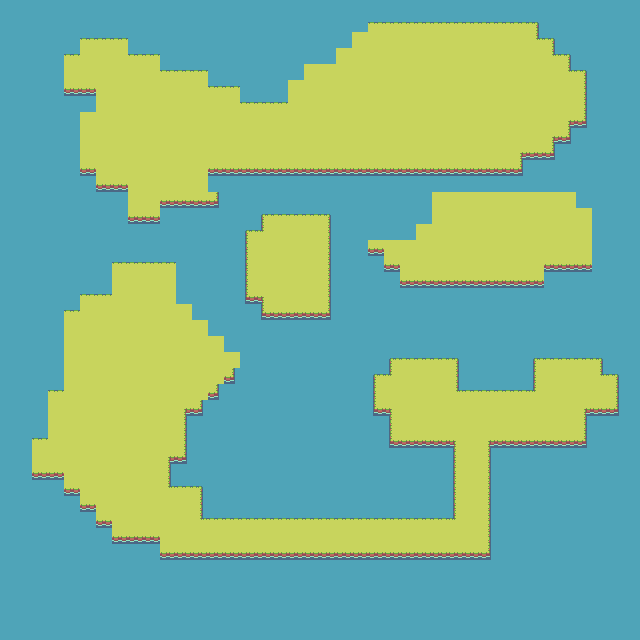

This game map was drawn from its Tiled (.tmx) file and the tilesets committed beside it. A one-line description and the full map source follow:
An orthogonal 40x40 tile map with 16x16 px tiles, 2 tile layers (bg, floor).

<map version="1.2" tiledversion="1.3.4" orientation="orthogonal" renderorder="right-down" width="40" height="40" tilewidth="16" tileheight="16" infinite="0" nextlayerid="3" nextobjectid="1">
 <tileset firstgid="1" name="grass" tilewidth="16" tileheight="16" tilecount="20" columns="5">
  <image source="TS_Grass_Water.png" width="80" height="64" />
 </tileset>
 <layer id="1" name="bg" width="40" height="40">
  <data encoding="csv">
2,2,2,2,2,2,2,2,2,2,2,2,2,2,2,2,2,2,2,2,2,2,2,2,2,2,2,2,2,2,2,2,2,2,2,2,2,2,2,2,
2,2,2,2,2,2,2,2,2,2,2,2,2,2,2,2,2,2,2,2,2,2,2,2,2,2,2,2,2,2,2,2,2,2,2,2,2,2,2,2,
2,2,2,2,2,2,2,2,2,2,2,2,2,2,2,2,2,2,2,2,2,2,2,2,2,2,2,2,2,2,2,2,2,2,2,2,2,2,2,2,
2,2,2,2,2,2,2,2,2,2,2,2,2,2,2,2,2,2,2,2,2,2,2,2,2,2,2,2,2,2,2,2,2,2,2,2,2,2,2,2,
2,2,2,2,2,2,2,2,2,2,2,2,2,2,2,2,2,2,2,2,2,2,2,2,2,2,2,2,2,2,2,2,2,2,2,2,2,2,2,2,
2,2,2,2,2,2,2,2,2,2,2,2,2,2,2,2,2,2,2,2,2,2,2,2,2,2,2,2,2,2,2,2,2,2,2,2,2,2,2,2,
2,2,2,2,2,2,2,2,2,2,2,2,2,2,2,2,2,2,2,2,2,2,2,2,2,2,2,2,2,2,2,2,2,2,2,2,2,2,2,2,
2,2,2,2,2,2,2,2,2,2,2,2,2,2,2,2,2,2,2,2,2,2,2,2,2,2,2,2,2,2,2,2,2,2,2,2,2,2,2,2,
2,2,2,2,2,2,2,2,2,2,2,2,2,2,2,2,2,2,2,2,2,2,2,2,2,2,2,2,2,2,2,2,2,2,2,2,2,2,2,2,
2,2,2,2,2,2,2,2,2,2,2,2,2,2,2,2,2,2,2,2,2,2,2,2,2,2,2,2,2,2,2,2,2,2,2,2,2,2,2,2,
2,2,2,2,2,2,2,2,2,2,2,2,2,2,2,2,2,2,2,2,2,2,2,2,2,2,2,2,2,2,2,2,2,2,2,2,2,2,2,2,
2,2,2,2,2,2,2,2,2,2,2,2,2,2,2,2,2,2,2,2,2,2,2,2,2,2,2,2,2,2,2,2,2,2,2,2,2,2,2,2,
2,2,2,2,2,2,2,2,2,2,2,2,2,2,2,2,2,2,2,2,2,2,2,2,2,2,2,2,2,2,2,2,2,2,2,2,2,2,2,2,
2,2,2,2,2,2,2,2,2,2,2,2,2,2,2,2,2,2,2,2,2,2,2,2,2,2,2,2,2,2,2,2,2,2,2,2,2,2,2,2,
2,2,2,2,2,2,2,2,2,2,2,2,2,2,2,2,2,2,2,2,2,2,2,2,2,2,2,2,2,2,2,2,2,2,2,2,2,2,2,2,
2,2,2,2,2,2,2,2,2,2,2,2,2,2,2,2,2,2,2,2,2,2,2,2,2,2,2,2,2,2,2,2,2,2,2,2,2,2,2,2,
2,2,2,2,2,2,2,2,2,2,2,2,2,2,2,2,2,2,2,2,2,2,2,2,2,2,2,2,2,2,2,2,2,2,2,2,2,2,2,2,
2,2,2,2,2,2,2,2,2,2,2,2,2,2,2,2,2,2,2,2,2,2,2,2,2,2,2,2,2,2,2,2,2,2,2,2,2,2,2,2,
2,2,2,2,2,2,2,2,2,2,2,2,2,2,2,2,2,2,2,2,2,2,2,2,2,2,2,2,2,2,2,2,2,2,2,2,2,2,2,2,
2,2,2,2,2,2,2,2,2,2,2,2,2,2,2,2,2,2,2,2,2,2,2,2,2,2,2,2,2,2,2,2,2,2,2,2,2,2,2,2,
2,2,2,2,2,2,2,2,2,2,2,2,2,2,2,2,2,2,2,2,2,2,2,2,2,2,2,2,2,2,2,2,2,2,2,2,2,2,2,2,
2,2,2,2,2,2,2,2,2,2,2,2,2,2,2,2,2,2,2,2,2,2,2,2,2,2,2,2,2,2,2,2,2,2,2,2,2,2,2,2,
2,2,2,2,2,2,2,2,2,2,2,2,2,2,2,2,2,2,2,2,2,2,2,2,2,2,2,2,2,2,2,2,2,2,2,2,2,2,2,2,
2,2,2,2,2,2,2,2,2,2,2,2,2,2,2,2,2,2,2,2,2,2,2,2,2,2,2,2,2,2,2,2,2,2,2,2,2,2,2,2,
2,2,2,2,2,2,2,2,2,2,2,2,2,2,2,2,2,2,2,2,2,2,2,2,2,2,2,2,2,2,2,2,2,2,2,2,2,2,2,2,
2,2,2,2,2,2,2,2,2,2,2,2,2,2,2,2,2,2,2,2,2,2,2,2,2,2,2,2,2,2,2,2,2,2,2,2,2,2,2,2,
2,2,2,2,2,2,2,2,2,2,2,2,2,2,2,2,2,2,2,2,2,2,2,2,2,2,2,2,2,2,2,2,2,2,2,2,2,2,2,2,
2,2,2,2,2,2,2,2,2,2,2,2,2,2,2,2,2,2,2,2,2,2,2,2,2,2,2,2,2,2,2,2,2,2,2,2,2,2,2,2,
2,2,2,2,2,2,2,2,2,2,2,2,2,2,2,2,2,2,2,2,2,2,2,2,2,2,2,2,2,2,2,2,2,2,2,2,2,2,2,2,
2,2,2,2,2,2,2,2,2,2,2,2,2,2,2,2,2,2,2,2,2,2,2,2,2,2,2,2,2,2,2,2,2,2,2,2,2,2,2,2,
2,2,2,2,2,2,2,2,2,2,2,2,2,2,2,2,2,2,2,2,2,2,2,2,2,2,2,2,2,2,2,2,2,2,2,2,2,2,2,2,
2,2,2,2,2,2,2,2,2,2,2,2,2,2,2,2,2,2,2,2,2,2,2,2,2,2,2,2,2,2,2,2,2,2,2,2,2,2,2,2,
2,2,2,2,2,2,2,2,2,2,2,2,2,2,2,2,2,2,2,2,2,2,2,2,2,2,2,2,2,2,2,2,2,2,2,2,2,2,2,2,
2,2,2,2,2,2,2,2,2,2,2,2,2,2,2,2,2,2,2,2,2,2,2,2,2,2,2,2,2,2,2,2,2,2,2,2,2,2,2,2,
2,2,2,2,2,2,2,2,2,2,2,2,2,2,2,2,2,2,2,2,2,2,2,2,2,2,2,2,2,2,2,2,2,2,2,2,2,2,2,2,
2,2,2,2,2,2,2,2,2,2,2,2,2,2,2,2,2,2,2,2,2,2,2,2,2,2,2,2,2,2,2,2,2,2,2,2,2,2,2,2,
2,2,2,2,2,2,2,2,2,2,2,2,2,2,2,2,2,2,2,2,2,2,2,2,2,2,2,2,2,2,2,2,2,2,2,2,2,2,2,2,
2,2,2,2,2,2,2,2,2,2,2,2,2,2,2,2,2,2,2,2,2,2,2,2,2,2,2,2,2,2,2,2,2,2,2,2,2,2,2,2,
2,2,2,2,2,2,2,2,2,2,2,2,2,2,2,2,2,2,2,2,2,2,2,2,2,2,2,2,2,2,2,2,2,2,2,2,2,2,2,2,
2,2,2,2,2,2,2,2,2,2,2,2,2,2,2,2,2,2,2,2,2,2,2,2,2,2,2,2,2,2,2,2,2,2,2,2,2,2,2,2
</data>
 </layer>
 <layer id="2" name="floor" width="40" height="40">
  <data encoding="csv">
0,0,0,0,0,0,0,0,0,0,0,0,0,0,0,0,0,0,0,0,0,0,0,0,0,0,0,0,0,0,0,0,0,0,0,0,0,0,0,0,
0,0,0,0,0,0,0,0,0,0,0,0,0,0,0,0,0,0,0,0,0,0,0,17,17,17,17,17,17,17,17,17,17,15,0,0,0,0,0,0,
0,0,0,0,0,17,17,17,0,0,0,0,0,0,0,0,0,0,0,0,0,0,3,3,3,3,3,3,3,3,3,3,3,16,15,0,0,0,0,0,
0,0,0,0,17,3,3,3,17,17,0,0,0,0,0,0,0,0,0,0,0,3,3,3,3,3,3,3,3,3,3,3,3,3,16,15,0,0,0,0,
0,0,0,0,3,3,3,3,3,3,17,17,17,0,0,0,0,0,0,3,3,3,3,3,3,3,3,3,3,3,3,3,3,3,3,16,15,0,0,0,
0,0,0,0,7,7,3,3,3,3,3,3,3,17,17,0,0,0,3,3,3,3,3,3,3,3,3,3,3,3,3,3,3,3,3,3,11,0,0,0,
0,0,0,0,0,0,3,3,3,3,3,3,3,3,3,17,17,17,3,3,3,3,3,3,3,3,3,3,3,3,3,3,3,3,3,3,11,0,0,0,
0,0,0,0,0,3,3,3,3,3,3,3,3,3,3,3,3,3,3,3,3,3,3,3,3,3,3,3,3,3,3,3,3,3,3,6,20,0,0,0,
0,0,0,0,0,3,3,3,3,3,3,3,3,3,3,3,3,3,3,3,3,3,3,3,3,3,3,3,3,3,3,3,3,3,6,20,0,0,0,0,
0,0,0,0,0,3,3,3,3,3,3,3,3,3,3,3,3,3,3,3,3,3,3,3,3,3,3,3,3,3,3,3,6,7,20,0,0,0,0,0,
0,0,0,0,0,7,3,3,3,3,3,3,3,7,7,7,7,7,7,7,7,7,7,7,7,7,7,7,7,7,7,7,20,0,0,0,0,0,0,0,
0,0,0,0,0,0,7,7,3,3,3,3,3,0,0,0,0,0,0,0,0,0,0,0,0,0,0,0,0,0,0,0,0,0,0,0,0,0,0,0,
0,0,0,0,0,0,0,0,3,3,7,7,7,20,0,0,0,0,0,0,0,0,0,0,0,0,0,3,3,3,3,3,3,3,3,3,0,0,0,0,
0,0,0,0,0,0,0,0,7,7,0,0,0,0,0,0,14,17,17,17,15,0,0,0,0,0,0,3,3,3,3,3,3,3,3,3,3,0,0,0,
0,0,0,0,0,0,0,0,0,0,0,0,0,0,0,14,18,3,3,3,11,0,0,0,0,0,3,3,3,3,3,3,3,3,3,3,3,0,0,0,
0,0,0,0,0,0,0,0,0,0,0,0,0,0,0,13,3,3,3,3,11,0,0,7,3,3,3,3,3,3,3,3,3,3,3,3,3,0,0,0,
0,0,0,0,0,0,0,17,17,17,17,0,0,0,0,13,3,3,3,3,11,0,0,0,7,3,3,3,3,3,3,3,3,3,7,7,7,0,0,0,
0,0,0,0,0,0,0,3,3,3,3,0,0,0,0,13,3,3,3,3,11,0,0,0,0,7,7,7,7,7,7,7,7,7,0,0,0,0,0,0,
0,0,0,0,0,17,17,3,3,3,3,0,0,0,0,19,8,3,3,3,11,0,0,0,0,0,0,0,0,0,0,0,0,0,0,0,0,0,0,0,
0,0,0,0,17,3,3,3,3,3,3,3,0,0,0,0,19,7,7,7,20,0,0,0,0,0,0,0,0,0,0,0,0,0,0,0,0,0,0,0,
0,0,0,0,3,3,3,3,3,3,3,3,3,0,0,0,0,0,0,0,0,0,0,0,0,0,0,0,0,0,0,0,0,0,0,0,0,0,0,0,
0,0,0,0,3,3,3,3,3,3,3,3,3,3,0,0,0,0,0,0,0,0,0,0,0,0,0,0,0,0,0,0,0,0,0,0,0,0,0,0,
0,0,0,0,3,3,3,3,3,3,3,3,3,3,3,0,0,0,0,0,0,0,0,0,14,17,17,17,15,0,0,0,0,14,17,17,17,15,0,0,
0,0,0,0,3,3,3,3,3,3,3,3,3,3,20,0,0,0,0,0,0,0,0,14,18,3,3,3,11,0,0,0,0,13,3,3,3,16,15,0,
0,0,0,17,3,3,3,3,3,3,3,3,3,20,0,0,0,0,0,0,0,0,0,13,3,3,3,3,16,17,17,17,17,18,3,3,3,3,11,0,
0,0,0,3,3,3,3,3,3,3,3,6,20,0,0,0,0,0,0,0,0,0,0,19,8,3,3,3,3,3,3,3,3,3,3,3,6,7,20,0,
0,0,0,3,3,3,3,3,3,3,3,11,0,0,0,0,0,0,0,0,0,0,0,0,13,3,3,4,3,3,3,3,3,3,3,3,11,0,0,0,
0,0,17,3,3,3,3,3,3,3,3,11,0,0,0,0,0,0,0,0,0,0,0,0,19,7,7,7,8,3,6,7,7,7,7,7,20,0,0,0,
0,0,3,3,3,3,3,3,3,3,6,20,0,0,0,0,0,0,0,0,0,0,0,0,0,0,0,0,13,3,11,0,0,0,0,0,0,0,0,0,
0,0,7,7,3,3,3,3,3,3,11,0,0,0,0,0,0,0,0,0,0,0,0,0,0,0,0,0,13,3,11,0,0,0,0,0,0,0,0,0,
0,0,0,0,7,3,3,3,3,3,16,17,15,0,0,0,0,0,0,0,0,0,0,0,0,0,0,0,13,3,11,0,0,0,0,0,0,0,0,0,
0,0,0,0,0,7,3,3,3,3,3,3,11,0,0,0,0,0,0,0,0,0,0,0,0,0,0,0,13,3,11,0,0,0,0,0,0,0,0,0,
0,0,0,0,0,0,7,3,3,3,3,3,16,17,17,17,17,17,17,17,17,17,17,17,17,17,17,17,18,3,11,0,0,0,0,0,0,0,0,0,
0,0,0,0,0,0,0,7,7,7,3,3,3,3,3,3,3,3,3,3,3,3,3,3,3,3,3,3,3,3,11,0,0,0,0,0,0,0,0,0,
0,0,0,0,0,0,0,0,0,0,7,7,7,7,7,7,7,7,7,7,7,7,7,7,7,7,7,7,7,7,20,0,0,0,0,0,0,0,0,0,
0,0,0,0,0,0,0,0,0,0,0,0,0,0,0,0,0,0,0,0,0,0,0,0,0,0,0,0,0,0,0,0,0,0,0,0,0,0,0,0,
0,0,0,0,0,0,0,0,0,0,0,0,0,0,0,0,0,0,0,0,0,0,0,0,0,0,0,0,0,0,0,0,0,0,0,0,0,0,0,0,
0,0,0,0,0,0,0,0,0,0,0,0,0,0,0,0,0,0,0,0,0,0,0,0,0,0,0,0,0,0,0,0,0,0,0,0,0,0,0,0,
0,0,0,0,0,0,0,0,0,0,0,0,0,0,0,0,0,0,0,0,0,0,0,0,0,0,0,0,0,0,0,0,0,0,0,0,0,0,0,0,
0,0,0,0,0,0,0,0,0,0,0,0,0,0,0,0,0,0,0,0,0,0,0,0,0,0,0,0,0,0,0,0,0,0,0,0,0,0,0,0
</data>
 </layer>
</map>
